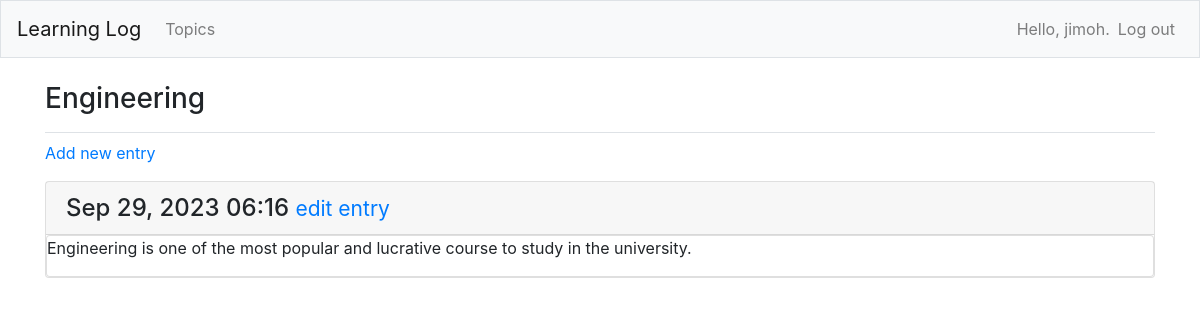
Page /topics/7/ (signed in) on the committed database.
### learning_logs/models.py (models this page shows, shortened)
class Topic(models.Model):
    text = models.CharField(max_length = 200)
    date_added = models.DateTimeField(auto_now_add = True)
    owner = models.ForeignKey(User, on_delete=models.CASCADE)
    def __str__(self):
        return self.text

class Entry(models.Model):
    topic = models.ForeignKey(Topic, on_delete=models.CASCADE)
    text = models.TextField()
    date_added = models.DateTimeField(auto_now_add=True)
    class Meta:
        verbose_name_plural = 'entries'

### learning_logs/views.py (the view)
# urls.py: path('topics/<int:topic_id>/', views.topic, name='topic'),
@login_required
def topic(request, topic_id):
    topic = Topic.objects.get(id=topic_id)
    if topic.owner != request.user:
        raise Http404
    entries = topic.entry_set.order_by('-date_added')
    context = {'topic': topic, 'entries': entries}
    return render(request, 'learning_logs/topic.html', context)

### learning_logs/templates/learning_logs/topic.html
{% extends 'learning_logs/base.html' %}
{% block page_header %}
  <h3>{{ topic }}</h3>
{% endblock page_header %}
{% block content %}
  <p>
    <a href="{% url 'learning_logs:new_entry' topic.id %}">Add new entry<a/>
  </p>
  {% for entry in entries %}
    <div class="card mb-3">
      <h4 class="card-header">
        {{ entry.date_added|date:'M d, Y H:i' }}
	<small><a href="{% url 'learning_logs:edit_entry' entry.id %}">
	    edit entry</a></small>
      </h4>
      <div class="card body">
	{{ entry.text|linebreaks }}
      </div>
    </div>
  {% empty %}
    <p>There are no entries for this topic yet.</p>
  {% endfor %}
{% endblock content %}

### learning_logs/templates/learning_logs/base.html (shortened to what this page needs)
{% load bootstrap4 %}
<!doctype html>
<html lang="en">
<head>
  {% bootstrap_css %}
</head>
<body>
  <nav class="navbar navbar-expand-md navbar-light bg-light mb-4 border">
    <a class="navbar-brand" href="{% url 'learning_logs:index'%}">
        Learning Log</a>
    <div class="collapse navbar-collapse" id="navbarCollapse">
      <ul class="navbar-nav mr-auto">
        <li class="nav-item">
	  <a class="nav-link" href="{% url 'learning_logs:topics'%}">
              Topics</a></li>
      </ul>
      <ul class="navbar-nav ml-auto">
	{% if user.is_authenticated%}
	  <li class="nav-item">
	    <span class="navbar-text">Hello, {{ user.username }}.</span>
	  </li>
	  <li class="nav-item">
            <a class="nav-link" href="{% url 'users:logout' %}">Log out</a>
	  </li>
	{% else%}
	  <li class="nav-item">
	    <a class="nav-link" href="{% url 'users:register' %}">Register</a>
	  </li>
	  <li class="nav-item">
	    <a class="nav-link" href="{% url 'users:login' %}">Log in</a></li>
	{% endif %}
      </ul>
    </div>
  </nav>
  <main role="main" class="container">
    <div class="pb-2 mb-2 border-bottom">
      {% block page_header %}{% endblock page_header %}
    </div>
    <div>
      {% block content %}{% endblock content %}
    </div>
  </main>
</body>
</html>

### rows in the picture
Topic: text "Engineering"
Entry: date_added "Sep 29, 2023 06:16", text "Engineering is one of the most popular and lucrative course to study in the university."

### other values in the picture
{{ user.username }} "jimoh"
